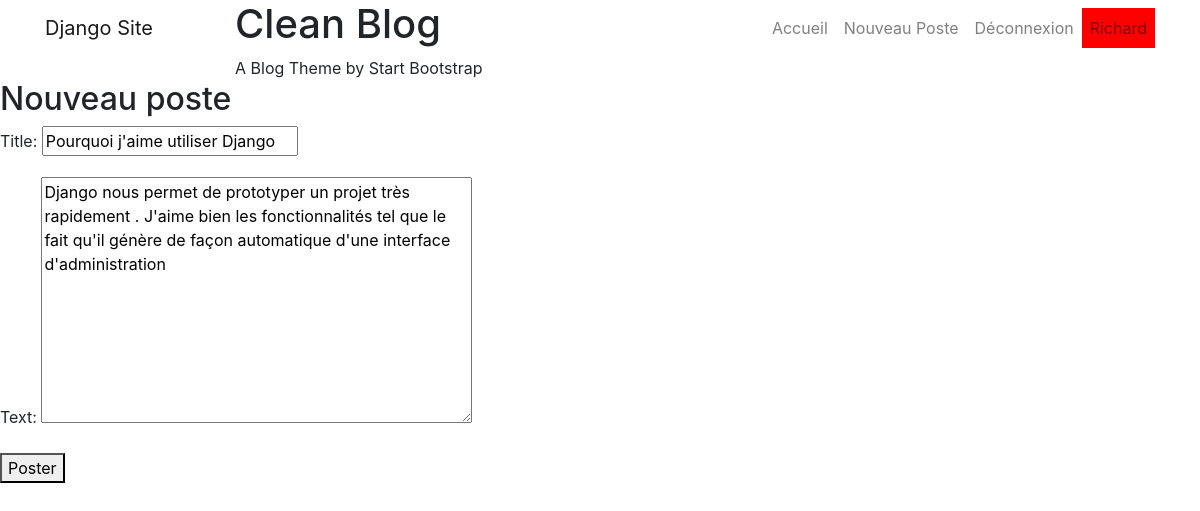
/post/edit/14 (signed in), run on the app's committed database.
### blog/models.py (models this page shows, shortened)
class Post(models.Model):
	author = models.ForeignKey('auth.User',on_delete=models.CASCADE)
	title = models.CharField(max_length=200)
	text = models.TextField()
	created_date = models.DateTimeField(default=timezone.now)
	published_date = models.DateTimeField(blank=True,null=True)

### blog/views.py (the view)
# urls.py: path('post/edit/<int:id>',views.post_edit,name='post_edit'),
@login_required
def post_edit(request,id):
	post = get_object_or_404(Post,id=id)
	if request.method == 'POST':
		form = PostForm(request.POST,instance=post)
		if form.is_valid():
			post = form.save(commit=False)
			post.author = request.user
			post.published_date = timezone.now()
			post.save()
			return redirect('post_detail',id=post.pk)
	else:
		form = PostForm(instance=post)
	return render(request,'blog/post_edit.html',{'form':form})

### blog/forms.py
class PostForm(forms.ModelForm):
	class Meta:
		model = Post
		fields=('title','text')

### blog/templates/blog/post_edit.html (shortened to what this page needs)
{% extends "base.html" %}
{% block content%}
 {% include '_blog_header.html' %}
<h2>Nouveau poste</h2>
<form method="POST" action="">
	{{ form.as_p }}
	<button type="submit">Poster</button>
</form>
{% endblock%}

### templates/nav.html (shortened to what this page needs)
  <nav class="navbar navbar-expand-lg navbar-light fixed-top" id="mainNav">
    <div class="container">
      <a class="navbar-brand" href="{% url 'post_list' %}">Django Site</a>
      <div class="collapse navbar-collapse" id="navbarResponsive">
        <ul class="navbar-nav ml-auto">
          <li class="nav-item">
            <a class="nav-link" href="{% url 'post_list' %}">Accueil</a>
          </li>
      {% if user.is_authenticated %}
          <li class="nav-item">
            <a class="nav-link" href="{% url 'post_new' %}">Nouveau Poste</a>
          </li>
      {% endif %}
    {% if not user.is_authenticated %}
    <li class="nav-item">
            <a class="nav-link" href="{% url 'login' %}">Connexion</a>
          </li>
          <li class="nav-item">
            <a class="nav-link" href="{% url 'signup' %}">Inscription</a>
          </li>
    {% else %}
    <li class="nav-item">
            <a class="nav-link" href="{% url 'logout' %}">Déconnexion</a>
          </li>
      {% endif %}
         {% if user.is_authenticated %}
          <li style="background-color: red;" class="nav-item">
            <a class="nav-link" href="{% url 'post_new' %}">{{user.username}}</a>
          </li>
      {% endif %}
        </ul>
      </div>
    </div>
  </nav>

### data on the page
Post: title "Pourquoi j'aime utiliser Django", text "Django nous permet de prototyper un projet très rapidement . J'aime bien les fonctionnalités tel que le fait qu'il génère de façon automatique d'une interface d'administration"

### other printed values
{{ user.username }} "Richard"
